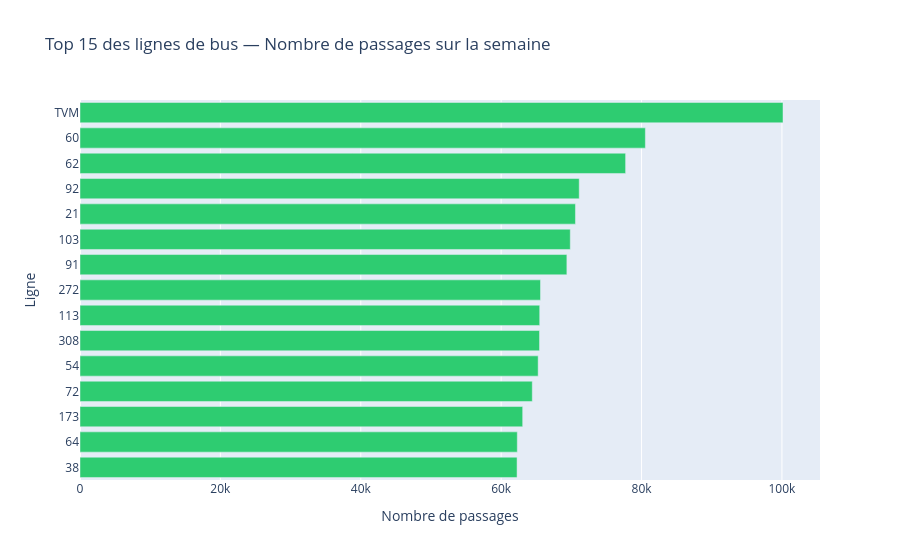

Notebook cell for this chart:
### Markdown cell above
### 📊 6c. Top 15 des lignes de bus les plus fréquentes

### Code cell
# Top 15 des lignes par nombre de passages sur la semaine
top_lignes = (
    df_minio
    .groupby(["ligne_id", "ligne_nom"])
    .size()
    .reset_index(name="nb_passages")
    .sort_values("nb_passages", ascending=False)
    .head(15)
)

fig = px.bar(
    top_lignes,
    x="nb_passages",
    y="ligne_nom",
    orientation="h",
    title="Top 15 des lignes de bus — Nombre de passages sur la semaine",
    labels={"ligne_nom": "Ligne", "nb_passages": "Nombre de passages"},
    color_discrete_sequence=["#2ecc71"],
)
fig.update_layout(yaxis=dict(autorange="reversed"))
fig.show()

### Figure 1 — Plotly figure (JSON) as saved in the notebook; plotly's stock layout.template omitted (floating-point values rounded to 4 significant figures)
{"data": [{"hovertemplate": "Nombre de passages=%{x}<br>Ligne=%{y}<extra></extra>", "legendgroup": "", "marker": {"color": "#2ecc71", "pattern": {"shape": ""}}, "name": "", "orientation": "h", "showlegend": false, "textposition": "auto", "type": "bar", "x": [100151, 80546, 77729, 71120, 70585, 69845, 69361, 65606, 65491, 65465, 65270, 64431, 63065, 62297, 62264], "xaxis": "x", "y": ["TVM", "60", "62", "92", "21", "103", "91", "272", "113", "308", "54", "72", "173", "64", "38"], "yaxis": "y"}], "layout": {"barmode": "relative", "legend": {"tracegroupgap": 0}, "title": {"text": "Top 15 des lignes de bus — Nombre de passages sur la semaine"}, "xaxis": {"anchor": "y", "domain": [0, 1], "title": {"text": "Nombre de passages"}}, "yaxis": {"anchor": "x", "autorange": "reversed", "domain": [0, 1], "title": {"text": "Ligne"}}}}
